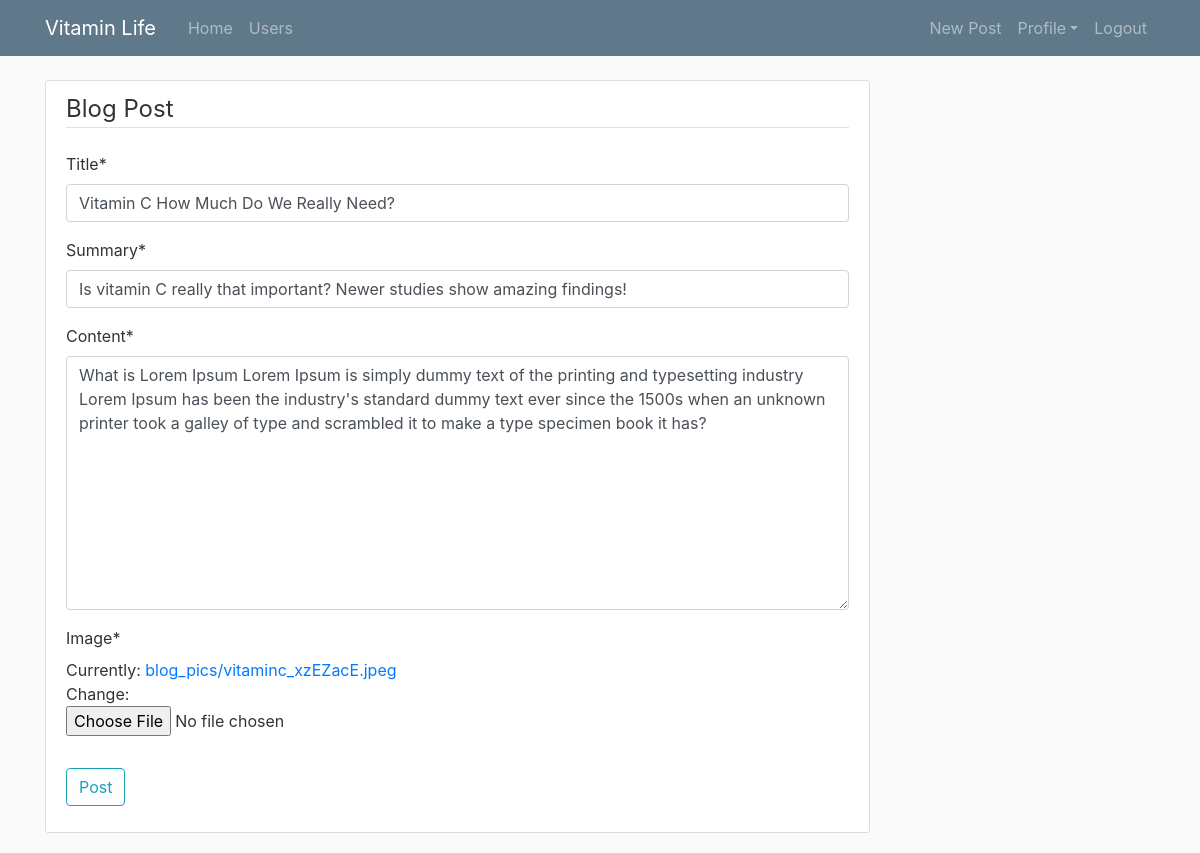
The page /post/22/update (signed in) on the database its author committed.
### blog/models.py (models this page shows, shortened)
class Post(models.Model):
    title = models.CharField(max_length=50)
    summary = models.CharField(max_length=200, default='')
    content = models.TextField()
    date_posted = models.DateTimeField(default=timezone.now)
    author = models.ForeignKey(User, on_delete=models.CASCADE)
    image = models.ImageField(default='default.jpg', upload_to='blog_pics')

### blog/views.py (the view, shortened to what this page needs)
# urls.py: path('post/<int:pk>/update', PostUpdateView.as_view(), name='post-update'),
class PostUpdateView(LoginRequiredMixin,UserPassesTestMixin, UpdateView):
    model = Post
    fields = ['title', 'summary', 'content', 'image']
    def test_func(self): #Makes sure it is the author updating the post
        post = self.get_object()
        if self.request.user == post.author:
            return True
        return False

### blog/templates/blog/post_form.html (shortened to what this page needs)
{% extends "blog/base.html" %}
{% load crispy_forms_tags %}
{% block content %}
	<div class="content-section">
		<form method="POST" enctype="multipart/form-data">
			<fieldset class="form-group">
			<legend class="border-bottom mb-4">Blog Post</legend>
			{{ form|crispy }}
			</fieldset>
			<div class="form-group">
				<button class="btn btn-outline-info" type="submit">Post</button>
			</div>
		</form>
	</div>
{% endblock content %}

### blog/static/blog/main.css (style rules this page uses)
.content-section { background: #ffffff; padding: 10px 20px; border: 1px solid #dddddd; border-radius: 3px; margin-bottom: 20px; }

### rows shown on the page
Post: title "Vitamin C How Much Do We Really Need?", summary "Is vitamin C really that important? Newer studies show amazing findings!", content "What is Lorem Ipsum Lorem Ipsum is simply dummy text of the printing and typesetting industry Lorem Ipsum has been the industry's standard dummy text ever since the 1500s when an unknown printer took a galley of type and scrambled it to make a type specimen book it has?"
